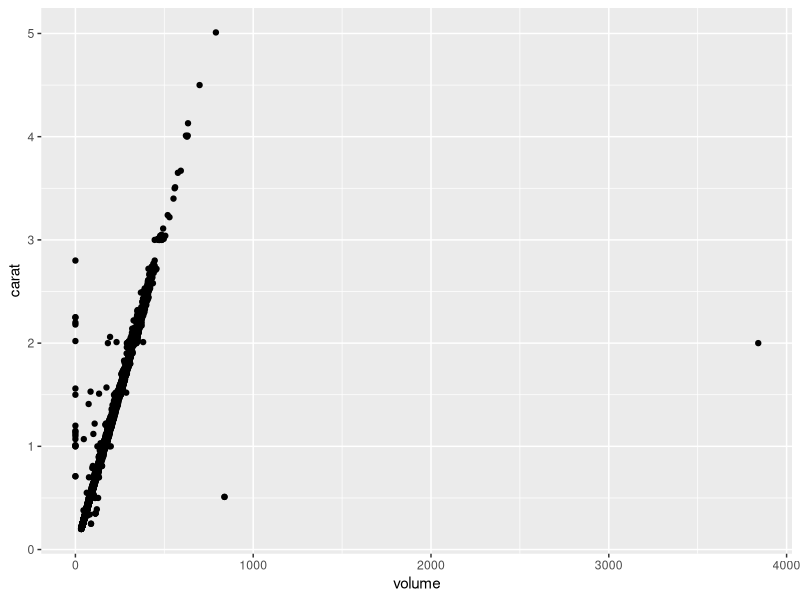

Generate this figure with R:
## ---- chunk 1
install.packages("tidyverse")
library(tidyverse)
library(ggplot2)

## ---- chunk 2
help("diamonds")
## ---- chunk 3
levels(diamonds$cut)
## ---- chunk 4
table(diamonds$cut)
## ---- chunk 5
# Restriction du tableau aux diamants dont la coupe est "Fair"

diamonds %>% filter(cut == "Fair")
## ---- chunk 6
# Restriction du tableau aux diamants dont la coupe n'est pas "Fair"

diamonds %>% filter(cut != "Fair")
## ---- chunk 7
# Restriction du tableau aux diamants dont la coupe est "Fair" ou "Good"

diamonds %>% filter(cut %in% c("Fair","Good"))
## ---- chunk 8
# Ecrivez votre code ici :

  
## ---- chunk 9
#Selection des colonnes Cut, Clarity et Price

diamonds %>% select(cut, clarity, price)  

#Remarque : les noms des colonnes ne sont pas entre guillemets

## ---- chunk 10
# Selection des colonnes Cut, Clarity et Price en utilisant le symbole -

diamonds %>% select(-cut, -clarity, -price)  

# Selection des colonnes Cut, Clarity et Price en utilisant le symbole ! et la fonction c()

diamonds %>% select(!c(cut, clarity, price))  


## ---- chunk 11
# Selection de toutes les colonnes commençant par la lettre "c"

diamonds %>% select(starts_with("c")) # la chaine de caractère est entre guillements
## ---- chunk 12
# Ecrivez votre code ici :

  
## ---- chunk 13
# Ajout de la colonne "volume" au dataset diamonds avec la fonction mutate

diamonds %>% mutate(volume = x * y * z)  #le nom de la colonne n'est pas entre guillemets
## ---- chunk 14
# Scatter plot du poids des diamants en fonction de leur volume

diamonds %>% mutate(volume = x * y * z) %>% 
  ggplot() +                                  # Attention à ne pas confondre le + de ggplot et %>%
  geom_point(aes(x=volume, y = carat))
## ---- chunk 15
# Ecrivez votre code ici :

  
## ---- chunk 16
# Ecrivez votre code ici :

